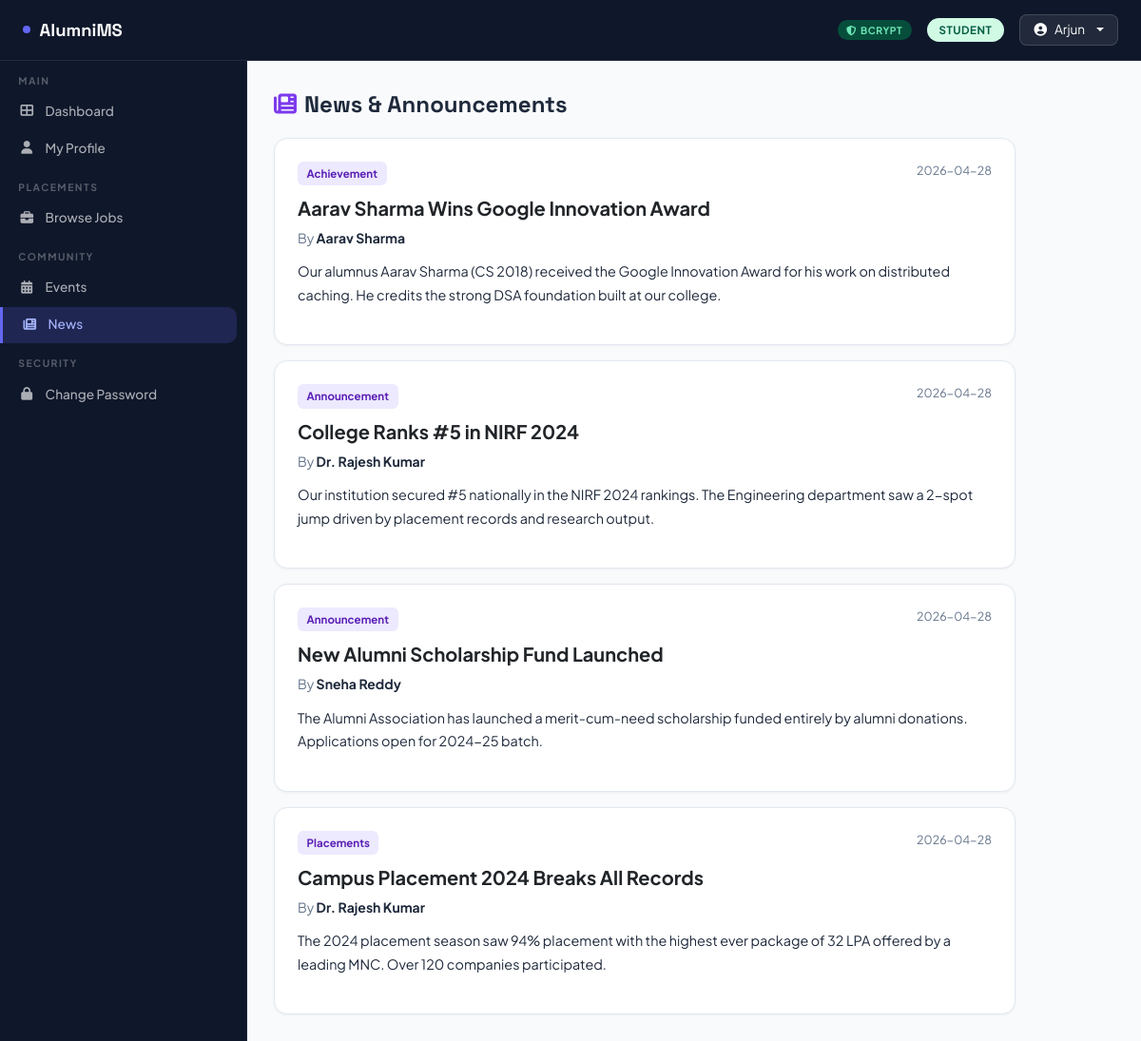
Page /news (signed in) on the committed database.
### tables this page shows
CREATE TABLE news (
            id          INTEGER PRIMARY KEY AUTOINCREMENT,
            author_id   INTEGER NOT NULL,
            title       TEXT NOT NULL,
            content     TEXT NOT NULL,
            category    TEXT DEFAULT 'General',
            published   INTEGER DEFAULT 1,
            created_at  TEXT DEFAULT CURRENT_TIMESTAMP,
            FOREIGN KEY(author_id) REFERENCES users(id)
        );

CREATE TABLE users (
            id              INTEGER PRIMARY KEY AUTOINCREMENT,
            role            TEXT NOT NULL CHECK(role IN ('admin','alumni','student')),
            student_id      TEXT UNIQUE,
            full_name       TEXT NOT NULL,
            email           TEXT UNIQUE NOT NULL,
            phone           TEXT,
            department      TEXT,
            graduation_year INTEGER,
            current_year    INTEGER,
            degree          TEXT,
            company         TEXT,
            job_title       TEXT,
            location        TEXT,
            linkedin        TEXT,
            bio             TEXT,
            password_hash   TEXT NOT NULL,
            password_salt   TEXT NOT NULL,
            hash_method     TEXT NOT NULL DEFAULT 'bcrypt',
            is_active       INTEGER DEFAULT 1,
            created_at      TEXT DEFAULT CURRENT_TIMESTAMP,
            last_login      TEXT,
            login_attempts  INTEGER DEFAULT 0,
            locked_until    TEXT
        );

### app.py (the view)
@app.route('/news')
@login_required
def news():
    db   = get_db()
    rows = db.execute('''SELECT n.*,u.full_name as author FROM news n
        JOIN users u ON n.author_id=u.id WHERE n.published=1
        ORDER BY n.created_at DESC''').fetchall()
    return render_template('news.html', articles=rows)

### app.py (called while the page is built)
def get_db():
    conn = sqlite3.connect(DATABASE)
    conn.row_factory = sqlite3.Row
    return conn

def login_required(f):
    @wraps(f)
    def wrap(*a,**k):
        if 'user_id' not in session:
            flash('Please log in first.','warning')
            return redirect(url_for('login'))
        return f(*a,**k)
    return wrap

### templates/news.html (shortened to what this page needs)
{% extends 'base.html' %}
{% block content %}
<div style="display:flex;justify-content:space-between;align-items:center;margin-bottom:1.25rem;">
  <h4 style="font-family:'Space Grotesk',sans-serif;font-weight:800;margin:0;"><i class="fas fa-newspaper me-2" style="color:#7c3aed;"></i>News & Announcements</h4>
</div>
<div style="display:flex;flex-direction:column;gap:1rem;max-width:780px;">
  {% for a in articles %}
  <div class="card">
    <div class="card-body" style="padding:1.5rem;">
      <div style="display:flex;justify-content:space-between;align-items:flex-start;margin-bottom:.75rem;">
        <span style="background:#ede9fe;color:#5b21b6;font-size:.72rem;font-weight:700;padding:.25rem .6rem;border-radius:6px;">{{ a['category'] }}</span>
        <span style="font-size:.78rem;color:var(--muted);">{{ a['created_at'][:10] }}</span>
      </div>
      <h5 style="font-weight:700;margin-bottom:.5rem;">{{ a['title'] }}</h5>
      <p style="font-size:.875rem;color:var(--muted);margin-bottom:.75rem;line-height:1.6;">By <strong style="color:var(--text);">{{ a['author'] }}</strong></p>
      <p style="font-size:.9rem;line-height:1.7;color:var(--text);">{{ a['content'] }}</p>
    </div>
  </div>
  {% else %}
  <div style="text-align:center;padding:3rem;color:var(--muted);">No news articles yet.</div>
  {% endfor %}
</div>
{% endblock %}

### templates/base.html (style rules this page uses)
:root { --primary:#0f172a; --accent:#6366f1; --accent2:#818cf8; --success:#10b981; --warning:#f59e0b; --danger:#ef4444; --sidebar:260px; --topbar:64px; --bg:#f8fafc; --card:#ffffff; --border:#e2e8f0; --text:#1e293b; --muted:#64748b; }
* { box-sizing:border-box; margin:0; padding:0; }
body { font-family:'Plus Jakarta Sans',sans-serif; background:var(--bg); color:var(--text); min-height:100vh; scroll-padding-top:calc(var(--topbar) + 1rem); }
.card { background:var(--card); border:1px solid var(--border); border-radius:14px; box-shadow:0 1px 3px rgba(0,0,0,.05); }

### rows in the picture
news: category "Achievement", created_at "2026-04-28", title "Aarav Sharma Wins Google Innovation Award", author "Aarav Sharma", content "Our alumnus Aarav Sharma (CS 2018) received the Google Innovation Award for his work on distributed caching. He credits the strong DSA foundation built at our college."
news: category "Announcement", created_at "2026-04-28", title "College Ranks #5 in NIRF 2024", author "Dr. Rajesh Kumar", content "Our institution secured #5 nationally in the NIRF 2024 rankings. The Engineering department saw a 2-spot jump driven by placement records and research output."
news: category "Announcement", created_at "2026-04-28", title "New Alumni Scholarship Fund Launched", author "Sneha Reddy", content "The Alumni Association has launched a merit-cum-need scholarship funded entirely by alumni donations. Applications open for 2024-25 batch."
news: category "Placements", created_at "2026-04-28", title "Campus Placement 2024 Breaks All Records", author "Dr. Rajesh Kumar", content "The 2024 placement season saw 94% placement with the highest ever package of 32 LPA offered by a leading MNC. Over 120 companies participated."

### other values in the picture
{{ session.hash_method.upper() }} "BCRYPT"
{{ session.role }} "STUDENT"
{{ session.full_name.split()[0] }} "Arjun"
